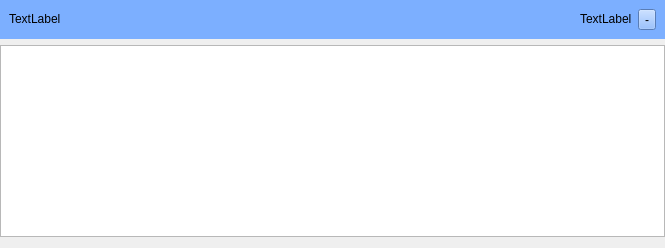
<?xml version="1.0" encoding="UTF-8"?>
<ui version="4.0">
 <class>OperationWidget</class>
 <widget class="QWidget" name="OperationWidget">
  <property name="geometry">
   <rect>
    <x>0</x>
    <y>0</y>
    <width>665</width>
    <height>159</height>
   </rect>
  </property>
  <property name="windowTitle">
   <string>Form</string>
  </property>
  <layout class="QVBoxLayout" name="verticalLayout_2">
   <property name="leftMargin">
    <number>0</number>
   </property>
   <property name="topMargin">
    <number>0</number>
   </property>
   <property name="rightMargin">
    <number>0</number>
   </property>
   <item>
    <widget class="QFrame" name="frame">
     <property name="sizePolicy">
      <sizepolicy hsizetype="Preferred" vsizetype="Fixed">
       <horstretch>0</horstretch>
       <verstretch>0</verstretch>
      </sizepolicy>
     </property>
     <property name="styleSheet">
      <string notr="true">background:rgb(124, 175, 255)</string>
     </property>
     <layout class="QHBoxLayout" name="lth_top">
      <property name="sizeConstraint">
       <enum>QLayout::SetMinimumSize</enum>
      </property>
      <item>
       <widget class="QLabel" name="la_name">
        <property name="sizePolicy">
         <sizepolicy hsizetype="Preferred" vsizetype="Fixed">
          <horstretch>0</horstretch>
          <verstretch>0</verstretch>
         </sizepolicy>
        </property>
        <property name="text">
         <string>TextLabel</string>
        </property>
       </widget>
      </item>
      <item>
       <spacer name="horizontalSpacer">
        <property name="orientation">
         <enum>Qt::Horizontal</enum>
        </property>
        <property name="sizeHint" stdset="0">
         <size>
          <width>40</width>
          <height>20</height>
         </size>
        </property>
       </spacer>
      </item>
      <item>
       <widget class="QLabel" name="la_description">
        <property name="sizePolicy">
         <sizepolicy hsizetype="Preferred" vsizetype="Fixed">
          <horstretch>0</horstretch>
          <verstretch>0</verstretch>
         </sizepolicy>
        </property>
        <property name="text">
         <string>TextLabel</string>
        </property>
       </widget>
      </item>
      <item>
       <widget class="QToolButton" name="btn_delete">
        <property name="text">
         <string>-</string>
        </property>
       </widget>
      </item>
     </layout>
    </widget>
   </item>
   <item>
    <layout class="QVBoxLayout" name="ltv_content">
     <property name="sizeConstraint">
      <enum>QLayout::SetMaximumSize</enum>
     </property>
    </layout>
   </item>
   <item>
    <widget class="QPlainTextEdit" name="txtOutput">
     <property name="sizePolicy">
      <sizepolicy hsizetype="Expanding" vsizetype="MinimumExpanding">
       <horstretch>0</horstretch>
       <verstretch>0</verstretch>
      </sizepolicy>
     </property>
    </widget>
   </item>
  </layout>
 </widget>
 <resources/>
 <connections/>
</ui>
